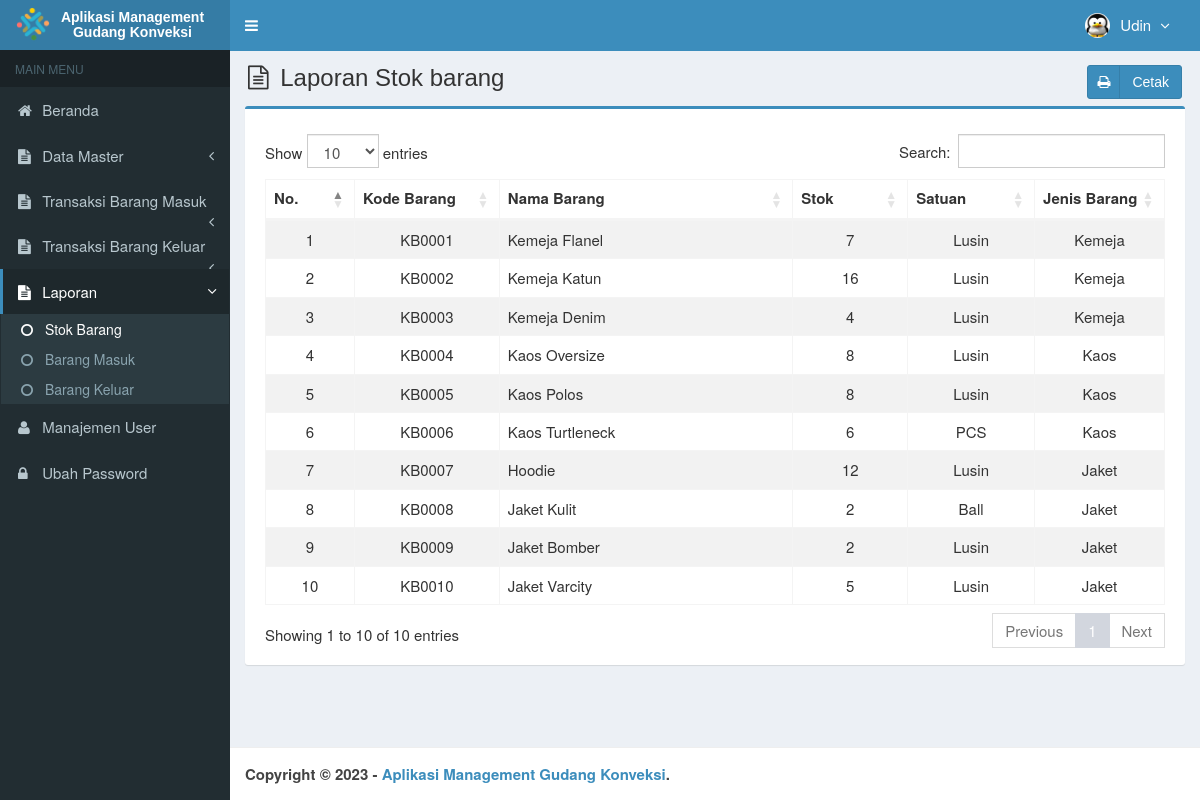
The page /main.php?module=lap_stok (signed in) on the database its author committed.
### tables this page shows
CREATE TABLE `is_users` (
  `id_user` int(3) NOT NULL,
  `username` varchar(50) NOT NULL,
  `nama_user` varchar(50) NOT NULL,
  `password` varchar(50) NOT NULL,
  `email` varchar(50) DEFAULT NULL,
  `telepon` varchar(13) DEFAULT NULL,
  `foto` varchar(100) DEFAULT NULL,
  `hak_akses` enum('Super Admin','Manajer','Gudang') NOT NULL,
  `status` enum('aktif','blokir') NOT NULL DEFAULT 'aktif',
  `created_at` timestamp NOT NULL DEFAULT current_timestamp(),
  `updated_at` timestamp NOT NULL DEFAULT current_timestamp() ON UPDATE current_timestamp()
);

CREATE TABLE `is_barang` (
  `id_barang` int(8) NOT NULL,
  `kode_barang` varchar(10) NOT NULL,
  `nama_barang` varchar(50) NOT NULL,
  `satuan` varchar(20) NOT NULL,
  `jenis_barang` varchar(100) NOT NULL,
  `stok` int(11) NOT NULL,
  `keterangan` varchar(100) NOT NULL
);

### class/Stok_Barang.php (called while the page is built, shortened)
<?php
class Stok_Barang {
  public $mysqli;
  public function __construct($host, $user, $password, $database) {
    $this->mysqli = new mysqli($host, $user, $password, $database);
  }
  public function getBarang() {
    $no = 1;
    $query = $this->mysqli->query("SELECT a.kode_barang,a.nama_barang,a.stok,a.jenis_barang,a.satuan
                                   FROM is_barang as a  ")
                                   or die('Ada kesalahan pada query tampil Data barang Masuk: '.mysqli_error($this->mysqli));
    $result = array();
    while ($data = $query->fetch_assoc()) {
      $result[] = array(
        'no' => $no,
        'kode_barang' => $data['kode_barang'],
        'nama_barang' => $data['nama_barang'],
        'stok' => $data['stok'],
        'satuan' => $data['satuan'],
        'jenis_barang' => $data['jenis_barang']
      );
      $no++;
    }
    return $result;
  }
}

### modules/lap-stok/view.php (the view, shortened to what this page needs)
<section class="content-header">
    <h1>
        <i class="fa fa-file-text-o icon-title"></i> Laporan Stok barang
        <a class="btn btn-primary btn-social pull-right" href="modules/lap-stok/cetak.php" target="_blank">
            <i class="fa fa-print"></i> Cetak
        </a>
    </h1>
</section>
<section class="content">
    <div class="row">
        <div class="col-md-12">
            <div class="box box-primary">
                <div class="box-body">
                    <table id="dataTables1" class="table table-bordered table-striped table-hover">
                        <thead>
                            <tr>
                                <th class="center">No.</th>
                                <th class="center">Kode Barang</th>
                                <th class="center">Nama Barang</th>
                                <th class="center">Stok</th>
                                <th class="center">Satuan</th>
                                <th class="center">Jenis Barang</th>
                            </tr>
                        </thead>
                        <tbody>
                            <?php
              include 'class/Stok_Barang.php';
              $manager = new Stok_Barang('localhost', 'root', '', 'simadang');
              $data = $manager->getBarang();
              foreach ($data as $row) {
                    echo "<tr>
                        <td width='30' class='center'>" . $row['no'] . "</td>
                        <td width='80' class='center'>" . $row['kode_barang'] . "</td>
                        <td width='180'>" . $row['nama_barang'] . "</td>
                        <td width='60' align='center'>" . $row['stok'] . "</td>
                        <td width='60' class='center'>" . $row['satuan'] . "</td>
                        <td width='60' class='center'>" . $row['jenis_barang'] . "</td>
                    </tr>";
                }
            ?>
                        </tbody>
                    </table>
                </div>
            </div>
        </div>
    </div>
</section><!-- /.content

### top-menu.php (shortened to what this page needs)
<?php
require_once "config/database.php";
$query = mysqli_query($mysqli, "SELECT id_user, nama_user, foto, hak_akses FROM is_users WHERE id_user='$_SESSION[id_user]'")
                                or die('Ada kesalahan pada query tampil Manajemen User: '.mysqli_error($mysqli));
$data = mysqli_fetch_assoc($query);
?>
<li class="dropdown user user-menu">
  <a href="#" class="dropdown-toggle" data-toggle="dropdown">
  <?php
  if ($data['foto']=="") { ?>
    <img src="images/user/user-default.png" class="user-image" alt="User Image"/>
  <?php
  }
  else { ?>
    <img src="images/user/<?php echo $data['foto']; ?>" class="user-image" alt="User Image"/>
  <?php
  }
  ?>
    <span class="hidden-xs"><?php echo $data['nama_user']; ?> <i style="margin-left:5px" class="fa fa-angle-down"></i></span>
  </a>
</li>

### assets/css/style.css (style rules this page uses)
.btn-social *:first-child { border-right: 1px solid rgba(0, 0, 0, 0.1); bottom: 0; font-size: 1em !important; left: 0; line-height: 32px !important; position: absolute; text-align: center; top: 0; width: 32px !important; }
.content-header { padding: 15px 18px 0; position: relative; }
.center { text-align:center; }
.icon-title { margin-right: 5px; }
body { background-color: #fff; color: #333; font-size: 15px; line-height: 1.42857; }

### rows shown on the page
is_users: foto (picture), nama_user "Udin"
is_barang: no "1", kode_barang "KB0001", nama_barang "Kemeja Flanel", stok "7", satuan "Lusin", jenis_barang "Kemeja"
is_barang: no "2", kode_barang "KB0002", nama_barang "Kemeja Katun", stok "16", satuan "Lusin", jenis_barang "Kemeja"
is_barang: no "3", kode_barang "KB0003", nama_barang "Kemeja Denim", stok "4", satuan "Lusin", jenis_barang "Kemeja"
is_barang: no "4", kode_barang "KB0004", nama_barang "Kaos Oversize", stok "8", satuan "Lusin", jenis_barang "Kaos"
is_barang: no "5", kode_barang "KB0005", nama_barang "Kaos Polos", stok "8", satuan "Lusin", jenis_barang "Kaos"
is_barang: stok "6", kode_barang "KB0006", nama_barang "Kaos Turtleneck", satuan "PCS", jenis_barang "Kaos"
is_barang: no "7", kode_barang "KB0007", nama_barang "Hoodie", stok "12", satuan "Lusin", jenis_barang "Jaket"
is_barang: no "8", kode_barang "KB0008", nama_barang "Jaket Kulit", stok "2", satuan "Ball", jenis_barang "Jaket"
is_barang: no "9", kode_barang "KB0009", nama_barang "Jaket Bomber", stok "2", satuan "Lusin", jenis_barang "Jaket"
is_barang: no "10", kode_barang "KB0010", nama_barang "Jaket Varcity", stok "5", satuan "Lusin", jenis_barang "Jaket"
